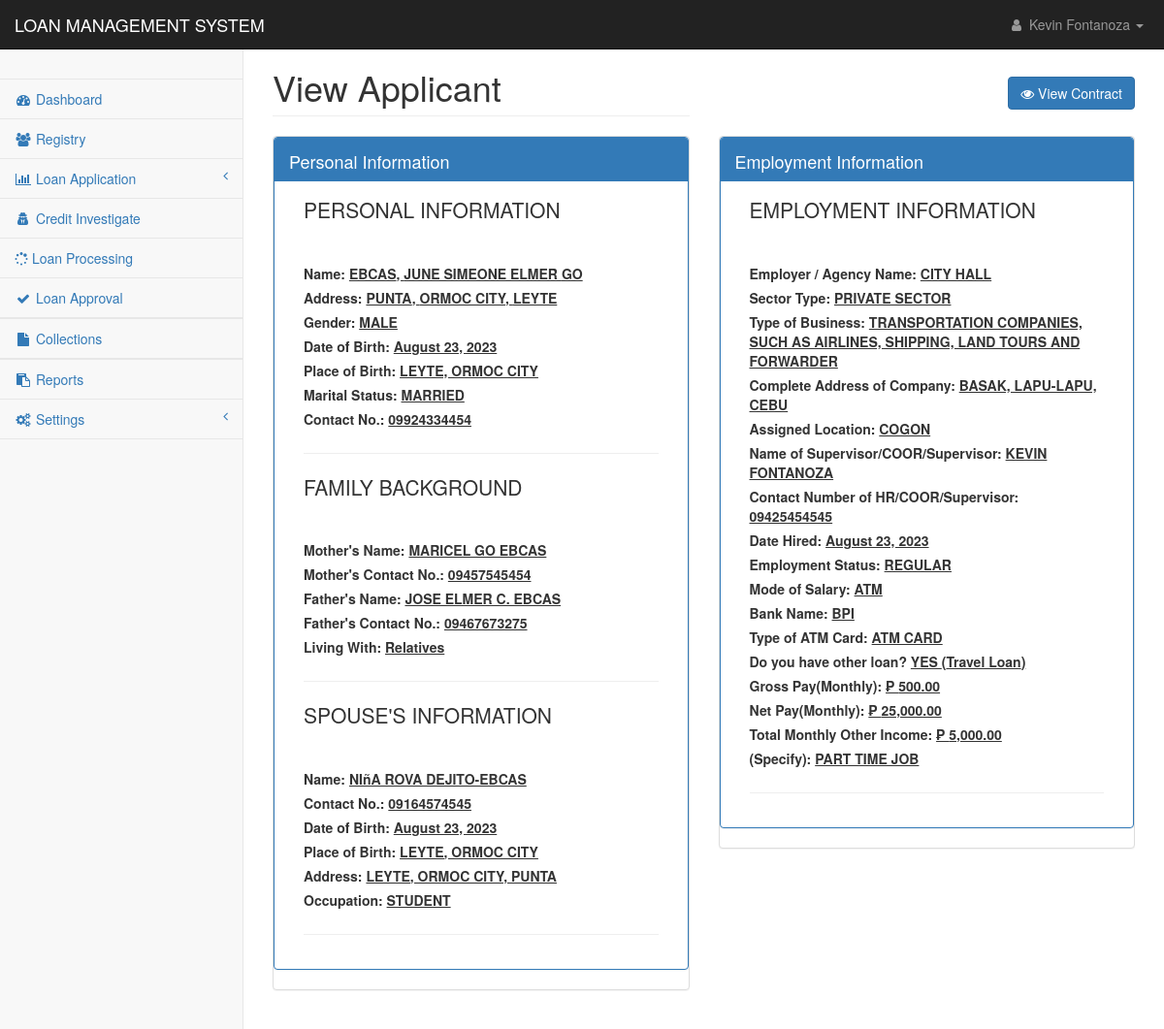
Screenshot of /pages/registry_applicant_view.php?id=AMG0010000001 (signed in) with the database file from the repository.
### tables this page shows
CREATE TABLE `applicants_personal` (
  `applicant_id` int(11) NOT NULL,
  `applicant_code` text NOT NULL,
  `firstname` text NOT NULL,
  `middlename` text NOT NULL,
  `lastname` text NOT NULL,
  `suffix` text NOT NULL,
  `nickname` text NOT NULL,
  `age` text NOT NULL,
  `gender` text NOT NULL,
  `contact1` text NOT NULL,
  `mstatus` text NOT NULL,
  `dob1` date NOT NULL,
  `pob1` text NOT NULL,
  `block1` text NOT NULL,
  `street1` text NOT NULL,
  `phase1` text NOT NULL,
  `brgy1` text NOT NULL,
  `city1` text NOT NULL,
  `province1` text NOT NULL,
  `map_url` text NOT NULL,
  `residence1` text NOT NULL,
  `lwith1` text NOT NULL,
  `block2` text NOT NULL,
  `street2` text NOT NULL,
  `phase2` text NOT NULL,
  `brgy2` text NOT NULL,
  `city2` text NOT NULL,
  `province2` text NOT NULL,
  `residence2` text NOT NULL,
  `lwith2` text NOT NULL,
  `mothername` text NOT NULL,
  `mothercon` text NOT NULL,
  `fathername` text NOT NULL,
  `fathercon` text NOT NULL,
  `file` text NOT NULL,
  `date_encoded` date NOT NULL
);

CREATE TABLE `applicants_spouse` (
  `spouse_id` int(11) NOT NULL,
  `applicant_code` text NOT NULL,
  `spouse_name` text NOT NULL,
  `contact` text NOT NULL,
  `s_dob` date NOT NULL,
  `s_pob` text NOT NULL,
  `s_address` text NOT NULL,
  `s_occupation` text NOT NULL,
  `s_company` text NOT NULL,
  `date_encoded` date NOT NULL
);

CREATE TABLE `applicants_work` (
  `work_id` int(11) NOT NULL,
  `applicant_code` text NOT NULL,
  `employer` text NOT NULL,
  `sector_type` text NOT NULL,
  `tob` text NOT NULL,
  `com_address` text NOT NULL,
  `a_location` text NOT NULL,
  `sup_name` text NOT NULL,
  `hr_number` text NOT NULL,
  `date_hired` date NOT NULL,
  `e_status` text NOT NULL,
  `m_salary` text NOT NULL,
  `bank_name` text NOT NULL,
  `atm_card` text NOT NULL,
  `loan` text NOT NULL,
  `monthly_salary` text NOT NULL,
  `monthly_gross` text NOT NULL,
  `other_source` text NOT NULL,
  `specify` text NOT NULL,
  `max_loanable_amt` float NOT NULL,
  `date_encoded` date NOT NULL
);

### config/conn.php (called while the page is built, shortened)
<?php
class DatabaseConnection
{
    public function connect()
    {
        $conn = new mysqli(DB_HOST,DB_USER,DB_PASSWORD,DB_DATABASE);
        return $this->conn = $conn;
    }
}
?>

### controller/reg_app.php (called while the page is built, shortened)
<?php
require_once('../config/conn.php');
class Registry extends DatabaseConnection {
        function checkId($id, $table){
            $sql ="SELECT * FROM $table WHERE applicant_code = '$id'";
            $result = mysqli_query($this->connect(), $sql);
                while($row = mysqli_fetch_assoc($result)){
                    return 1;
                }
            return 0;
        }
        function displayData($id){
            $spouse = $this->checkId($id, 'applicants_spouse');
            if($spouse == 1){
                $sql ="SELECT * FROM applicants_personal
                INNER JOIN applicants_work ON applicants_personal.applicant_code = applicants_work.applicant_code
                INNER JOIN applicants_spouse ON applicants_personal.applicant_code = applicants_spouse.applicant_code
                WHERE applicants_personal.applicant_code = '$id'";
                return mysqli_query($this->connect(), $sql);
            }else{
                $sql ="SELECT * FROM applicants_personal
                INNER JOIN applicants_work ON applicants_personal.applicant_code = applicants_work.applicant_code
                WHERE applicants_personal.applicant_code = '$id'";
                return mysqli_query($this->connect(), $sql);
            }
        }
    }
?>

### pages/registry_applicant_view.php (the view, shortened to what this page needs)
<?php
include('../config/conn.php');
require "../controller/reg_app.php";
if(isset($_GET['id'])){
    $id = $_GET['id'];
}else{
    header('location:reg_applicantion.php');
}
    $sql = "SELECT contract_no  FROM loan_applications WHERE client_id = '$id' AND paid=0";
    $res = mysqli_query($con,$sql);
    if(mysqli_num_rows($res) > 0){
        while($row = mysqli_fetch_assoc($res)) {
            $cn = $row['contract_no']??null;
        }
    }
if($_SESSION['user_id']){
?>
<!DOCTYPE html>
<html lang="en">
<head>
    <link href="../css/bootstrap.min.css" rel="stylesheet">
    <link href="../css/metisMenu.min.css" rel="stylesheet">
    <link href="../css/startmin.css" rel="stylesheet">
    <link href="../css/font-awesome.min.css" rel="stylesheet" type="text/css">
</head>
<body>
    <div id="wrapper">
        <?php include('nav.php');?>
        <div id="page-wrapper">
            <div class="container-fluid">
                <div class="row">
                    <div class="col-lg-6">
                        <h1 class="page-header">View Applicant</h1>
                    </div>
                    <div class="col-lg-6 text-right">
                        <br>
                        <h1> <a href="contract_signing.php?id=<?= $id ?>&cn=<?= $cn ?>" class="btn btn-primary"><i
                                    class="fa fa-eye"></i> View Contract</a></h1>
                    </div>
                </div>
                <div class="row">
                    <div class="col-lg-6">
                        <div class="panel tabbed-panel panel-default">
                            <div class="panel panel-primary">
                                <div class="panel-heading">
                                    <h4>
                                        Personal Information
                                    </h4>
                                </div>
                                <div id="collapseOne" class="panel-collapse collapse in">
                                    <div class="panel-body">
                                        <?php
                                           $view = new Registry();
                                           $result = $view->displayData($id);
                                            foreach($result as $key => $row){
                                        ?>
                                        <div class="col-lg-12">
                                            <p class="lead">PERSONAL INFORMATION</p><br>
                                        </div>
                                        <div class="col-lg-12"><label>Name:
                                                <u><?php echo $row['lastname'].", ".$row['firstname']." ".$row['middlename']." ".$row['suffix'];?>
                                                    </h4></label></div>
                                        <div class="col-lg-12"><label>Address:
                                                <u><?php echo $row['brgy1'].", ".$row['city1'].", ".$row['province1'];?></label>
                                        </div>
                                        <div class="col-lg-12"><label>Gender:
                                                <u><?php echo strtoupper($row['gender'])?></label>
                                        </div>
                                        <div class="col-lg-12"><label>Date of Birth:
                                                <u><?php echo date('F d, Y',strtotime($row['dob1'])) ?></label></div>
                                        <div class="col-lg-12"><label>Place of Birth:
                                                <u><?php echo $row['pob1']?></label></div>
                                        <div class="col-lg-12"><label>Marital Status:
                                                <u><?php echo strtoupper($row['mstatus'])?></label></div>
                                        <div class="col-lg-12"><label>Contact No.:
                                                <u><?php echo $row['contact1']?></label></div>
                                        <div class="col-lg-12">
                                            <hr>
                                        </div>
                                        <div class="col-lg-12">
                                            <p class="lead">FAMILY BACKGROUND</p><br>
                                        </div>
                                        <div class="col-lg-12"><label>Mother's Name:
                                                <u><?php echo $row['mothername']?></label></div>
                                        <div class="col-lg-12"><label>Mother's Contact No.:
                                                <u><?php echo $row['mothercon']?></label></div>
                                        <div class="col-lg-12"><label>Father's Name:
                                                <u><?php echo $row['fathername']?></label></div>
                                        <div class="col-lg-12"><label>Father's Contact No.:
                                                <u><?php echo $row['fathercon']?></label></div>
                                        <div class="col-lg-12"><label>Living With:
                                                <u><?php echo $row['lwith1']?></label></div>
                                        <div class="col-lg-12">
                                            <hr>
                                        </div>
                                        <?php
                                            if($row['mstatus'] == "Married"){
                                        ?>
                                        <div class="col-lg-12">
                                            <p class="lead">SPOUSE'S INFORMATION</p><br>
                                        </div>
                                        <div class="col-lg-12"><label>Name: <u><?php echo $row['spouse_name']?></label>
                                        </div>
                                        <div class="col-lg-12"><label>Contact No.:
                                                <u><?php echo $row['contact']?></label></div>
                                        <div class="col-lg-12"><label>Date of Birth:
                                                <u><?php echo date('F d, Y',strtotime($row['s_dob']))?></label></div>
                                        <div class="col-lg-12"><label>Place of Birth:
                                                <u><?php echo $row['s_pob']?></label></div>
                                        <div class="col-lg-12"><label>Address: <u><?php echo $row['s_address']?></label>
                                        </div>
                                        <div class="col-lg-12"><label>Occupation:
                                                <u><?php echo $row['s_occupation'];?></label></div>
                                        <div class="col-lg-12">
                                            <hr>
                                        </div>
                                        <?php
                                        }
                                        ?>
                                    </div>
                                </div>
                            </div>
                        </div>
                    </div>
                    <?php if($row['employer'] != ""){?>
                    <div class="col-lg-6">
                        <div class="panel tabbed-panel panel-default">
                            <div class="panel panel-primary">
                                <div class="panel-heading">
                                    <h4>
                                        Employment Information
                                    </h4>
                                </div>
                                <div id="collapseOne" class="panel-collapse collapse in">
                                    <div class="panel-body">
                                        <div class="col-lg-12">
                                            <p class="lead">EMPLOYMENT INFORMATION</p><br>
                                        </div>
                                        <div class="col-lg-12"><label>Employer / Agency Name:
                                                <u><?php echo $row['employer']?></label></div>
                                        <div class="col-lg-12"><label>Sector Type:
                                                <u><?php echo strtoupper($row['sector_type'])?></label></div>
                                        <div class="col-lg-12"><label>Type of Business:
                                                <u><?php echo strtoupper($row['tob'])?></label></div>
                                        <div class="col-lg-12"><label>Complete Address of Company:
                                                <u><?php echo $row['com_address']?></label></div>
                                        <div class="col-lg-12"><label>Assigned Location:
                                                <u><?php echo $row['a_location']?></label></div>
                                        <div class="col-lg-12"><label>Name of Supervisor/COOR/Supervisor:
                                                <u><?php echo $row['sup_name']?></label></div>
                                        <div class="col-lg-12"><label>Contact Number of HR/COOR/Supervisor:
                                                <u><?php echo $row['hr_number']?></label></div>
                                        <div class="col-lg-12"><label>Date Hired:
                                                <u><?php echo ($row['date_hired'] == "0000-00-00") ? $row['date_hired'] : date('F d, Y',strtotime($row['date_hired']));  ?>
                                        </div>
                                        <div class="col-lg-12"><label>Employment Status:
                                                <u><?php echo $row['e_status'];?></label></div>
                                        <div class="col-lg-12"><label>Mode of Salary:
                                                <u><?php echo $row['m_salary'];?></label></div>
                                        <div class="col-lg-12"><label>Bank Name:
                                                <u><?php echo $row['bank_name'];?></label></div>
                                        <div class="col-lg-12"><label>Type of ATM Card:
                                                <u><?php echo $row['atm_card'];?></label></div>
                                        <div class="col-lg-12"><label>Do you have other loan?
                                                <u><?php
                                                $exploan =  explode("-", $row['loan']);
                                                if(count($exploan) > 1){
                                                    echo strtoupper($exploan[0]).' ('.$exploan[1].')';
                                                }else{
                                                    echo strtoupper($exploan[0]);
                                                }
                                                ?></label></div>
                                        <div class="col-lg-12"><label>Gross Pay(Monthly):
                                                <u><?php  echo  "₱ ".number_format(floatval($row['monthly_gross']),2);?></label>
                                        </div>
                                        <div class="col-lg-12"><label>Net Pay(Monthly):
                                                <u><?php  echo  "₱ ".number_format(floatval($row['monthly_salary']),2);?></label>
                                        </div>
                                        <div class="col-lg-12"><label>Total Monthly Other Income:
                                                <u><?php echo  "₱ ".number_format(floatval($row['other_source']),2);?></label>
                                        </div>
                                        <div class="col-lg-12"><label>(Specify):
                                                <u><?php echo strtoupper($row['specify']);?></label></div>
                                        <div class="col-lg-12">
                                            <hr>
                                        </div>
                                    </div>
                                </div>
                            </div>
                        </div>
                    </div>
                    <?php
                            }
                        }
                    ?>
                </div>
                <br>
            </div>
        </div>
    </div>
</body>
</html>
<?php
}else{
    header('location: index.php');
}
?>

### rows the page displays
applicants_personal: lastname "EBCAS", firstname "JUNE SIMEONE ELMER", middlename "GO", brgy1 "PUNTA", city1 "ORMOC CITY", province1 "LEYTE", gender "MALE", dob1 "August 23, 2023", pob1 "LEYTE, ORMOC CITY", mstatus "MARRIED", contact1 "09924334454", mothername "MARICEL GO EBCAS", mothercon "09457545454", fathername "JOSE ELMER C. EBCAS", fathercon "09467673275", lwith1 "Relatives", applicants_spouse.spouse_name "NIñA ROVA DEJITO-EBCAS", applicants_spouse.contact "09164574545", applicants_spouse.s_dob "August 23, 2023", applicants_spouse.s_pob "LEYTE, ORMOC CITY", applicants_spouse.s_address "LEYTE, ORMOC CITY, PUNTA", applicants_spouse.s_occupation "STUDENT", applicants_work.employer "CITY HALL", applicants_work.sector_type "PRIVATE SECTOR", applicants_work.tob "TRANSPORTATION COMPANIES, SUCH AS AIRLINES, SHIPPING, LAND TOURS AND FORWARDER", applicants_work.com_address "BASAK, LAPU-LAPU, CEBU", applicants_work.a_location "COGON", applicants_work.sup_name "KEVIN FONTANOZA", applicants_work.hr_number "09425454545", applicants_work.date_hired "August 23, 2023", applicants_work.e_status "REGULAR", applicants_work.m_salary "ATM", applicants_work.bank_name "BPI", applicants_work.atm_card "ATM CARD", applicants_work.loan "YES", applicants_work.loan "Travel Loan", applicants_work.monthly_gross "500.00", applicants_work.monthly_salary "25,000.00", applicants_work.other_source "5,000.00", applicants_work.specify "PART TIME JOB"

### other values shown
$_SESSION['name'] "Kevin Fontanoza"
